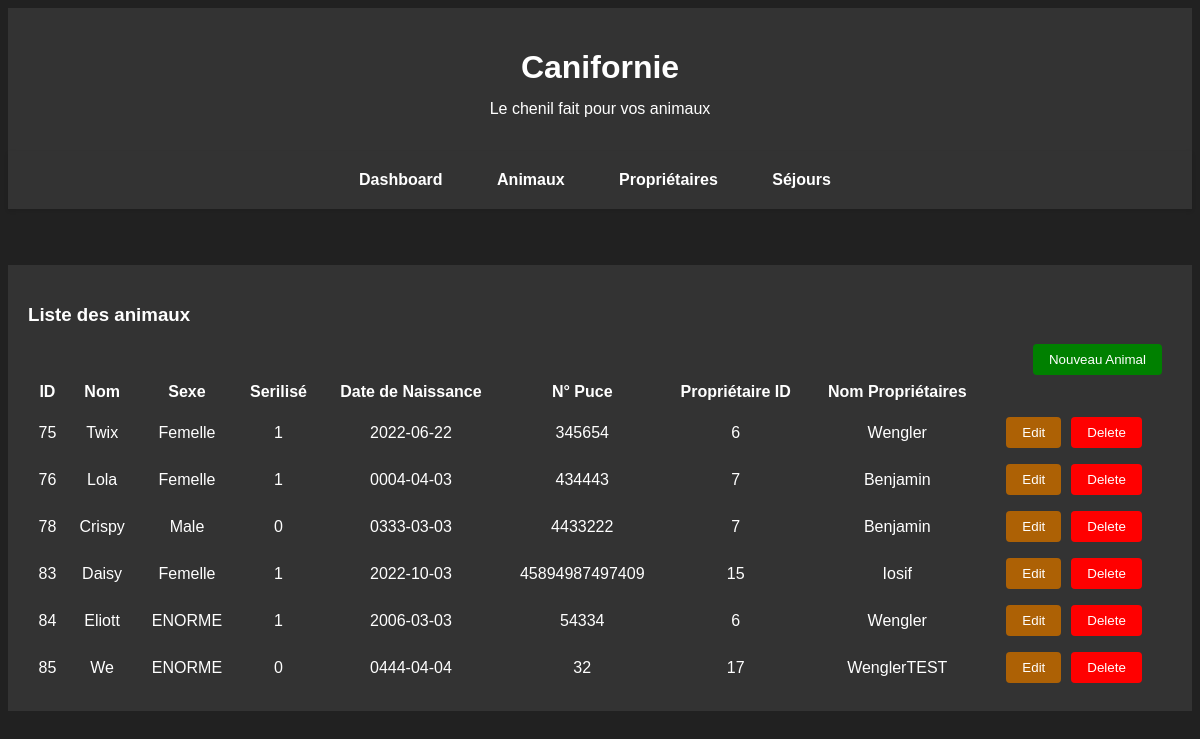
Before: / with the older database file.
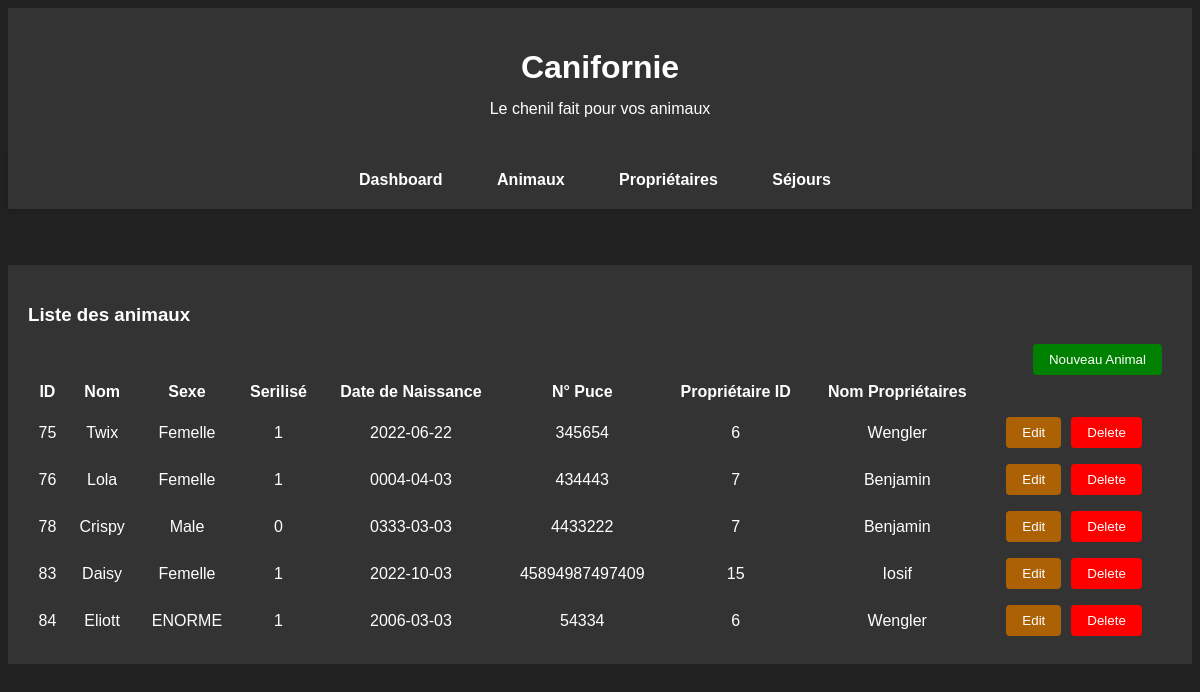
After: the same page with the newer database file.
### tables this page shows
CREATE TABLE IF NOT EXISTS `animaux` (
  `Id` int NOT NULL AUTO_INCREMENT,
  `Nom` varchar(50) DEFAULT NULL,
  `Sexe` varchar(10) DEFAULT NULL,
  `Sterilise` tinyint(1) DEFAULT NULL,
  `DateNaiss` date DEFAULT NULL,
  `NumeroId` varchar(20) DEFAULT NULL,
  `ProprietaireId` int NOT NULL,
  PRIMARY KEY (`Id`),
  KEY `ProprietaireId` (`ProprietaireId`)
);

CREATE TABLE IF NOT EXISTS `proprietaires` (
  `Id` int NOT NULL AUTO_INCREMENT,
  `Nom` varchar(50) DEFAULT NULL,
  `Prenom` varchar(50) DEFAULT NULL,
  `DateNaiss` date DEFAULT NULL,
  `Email` varchar(50) DEFAULT NULL,
  `Tel` varchar(20) DEFAULT NULL,
  PRIMARY KEY (`Id`)
);

### controllers/AnimalController.php (called while the page is built, shortened)
<?php
class AnimalController {
    public function index() {
        $animaux = Animal::all();
        include '../views/animaux/A_list.php';
    }
}

### router.php (called while the page is built, shortened)
<?php
class Router {
    private $data;
    private $action = false;
    private $id = false;
    public function __construct ($url) {
        $this->post = $_POST;
        $this->get = $_GET;
        $this->data = count($this->post) ? $this->post : $this->get;
        $this->run();
    }
    private function detect_action () {
        return $this->action = "index";
    }
    private function run () {
        $this->controller = new $this->controller();
        return $this->controller->{$this->action}($this->id, $this->data);
    }
}

### public/index.php (called while the page is built, shortened)
<?php
$router = new Router($_SERVER["REQUEST_URI"]);

### models/dao/DAO.php (called while the page is built, shortened)
<?php
abstract class DAO {
    protected $table;
    public function __construct ($table) {
        $this->table = $table;
    }
    public function connect () {
        $this->db = new PDO('mysql:host=localhost;dbname=canifornie', 'root', '');
        $this->db->setAttribute(PDO::ATTR_ERRMODE, PDO::ERRMODE_EXCEPTION);
    }
    public function fetch ($id) {
        $statement = $this->db->prepare("SELECT * FROM {$this->table} WHERE id = ?");
        try {
            $statement->execute([$id]);
            $result = $statement->fetch(PDO::FETCH_ASSOC);
            if ($result) {
                return $this->create($result);
            }
            return false;
        } catch (PDOException $exception) {
            var_dump($exception);
        }
    }
    public function fetch_all() {
        $statement = $this->db->prepare("SELECT * FROM {$this->table}");
        try {
            $statement->execute();
            $results = $statement->fetchAll(PDO::FETCH_ASSOC);
            if ($results) {
                $list = array();
                foreach($results as $result) {
                    array_push($list, $this->create($result));
                }
                return $list;
            }
            return false;
        } catch (PDOException $exception) {
            var_dump($exception);
        }
    }
}

### models/entities/Entity.php (called while the page is built, shortened)
<?php
abstract class Entity {
    public function __get ($prop) {
        if (property_exists($this, $prop)) {
            return $this->$prop;
        }
    }
    public static function all () {
        return (new static::$dao)->fetch_all();
    }
}

### models/dao/AnimalDAO.php (called while the page is built, shortened)
<?php
class AnimalDAO extends DAO {
    public function create($data) {
        return new Animal(
            $data["Nom"] ?? false,
            $data["Sexe"] ?? false,
            $data["Sterilise"] ?? false,
            $data["DateNaiss"] ?? false,
            $data["NumeroId"] ?? false,
            $data["ProprietaireId"] ?? false,
            $data["Id"] ?? false
        );
    }
}

### models/entities/Animal.php (called while the page is built, shortened)
<?php
class Animal extends Entity {
    public function __construct($nom, $sexe, $sterilise, $datenaiss, $numeroid, $proprietaireid, $id = false) {
        $this->nom = $nom;
        $this->sexe = $sexe;
        $this->sterilise = $sterilise;
        $this->datenaiss = $datenaiss;
        $this->numeroid = $numeroid;
        $this->proprietaireid = $proprietaireid;
        $this->id = $id;
    }
}

### models/dao/ProprietaireDAO.php (called while the page is built, shortened)
<?php
class ProprietaireDAO extends DAO {
public function create ($data) {
    return new Proprietaire(
        $data["Nom"] ?? false,
        $data["Prenom"] ?? false,
        $data["DateNaiss"] ?? false,
        $data["Email"] ?? false,
        $data["Tel"] ?? false,
        $data["Id"] ?? false
    );
}
}

### models/entities/Proprietaire.php (called while the page is built, shortened)
<?php
class Proprietaire extends Entity {
    public function __construct( $nom, $prenom, $datenaiss, $email, $tel, $id = false) {
        $this->nom = $nom;
    }
}

### views/animaux/A_list.php (the view)
<?php include('../views/layout/top.php'); ?>
<h3>Liste des animaux</h3>
<button class="xhr animal create">Nouveau Animal</button>
<br>
<table>
    <thead>
        <tr>
            <th>ID</th>
            <th>Nom</th>
            <th>Sexe</th>
            <th>Serilisé</th>
            <th>Date de Naissance</th>
            <th>N° Puce</th>
            <th>Propriétaire ID</th>
            <th>Nom Propriétaires</th>
        </tr>
    </thead>
    <tbody>
        <?php foreach($animaux as $animal): ?>
            <tr>
                <td><?= $animal->id; ?></td>
                <td><?= $animal->nom; ?></td>
                <td><?= $animal -> sexe; ?></td>
                <td><?= $animal -> sterilise; ?></td>
                <td><?= $animal -> datenaiss; ?></td>
                <td><?= $animal -> numeroid; ?></td>
                <td><?= $animal -> proprietaireid; ?></td>
                <td>
                <?php
                $proprietaireDAO = new ProprietaireDAO();
                $proprietaire = $proprietaireDAO->fetch($animal->proprietaireid);
                echo $proprietaire->nom;
                ?>
            </td>
                <td><button class="xhr animal edit" _id="<?= $animal->id; ?>">Edit</button><button class="xhr animal delete" _id="<?= $animal->id; ?>">Delete</button></td>
            </tr>
        <?php endforeach; ?>
    </tbody>
</table>
<?php include('../views/layout/bottom.php'); ?>

### views/layout/top.php (shortened to what this page needs)
<!DOCTYPE html>
<html lang="en">
    <head>
        <link rel="stylesheet" href="\css\styles.css">
    </head>
    <body>
        <header id="header">
            <h1>Canifornie</h1>
            <h2>Le chenil fait pour vos animaux</h2>
        </header>
        <nav id="main-nav">
            <a href="dashboard">Dashboard</a>
            <a href="animaux">Animaux</a>
            <a href="proprietaires">Propriétaires</a>
            <a href="sejours">Séjours</a>
        </nav>
        <br><br>
        <div class="content" id="main-content">

### views/layout/bottom.php (shortened to what this page needs)
</div>
    </body>
</html>

### public/css/styles.css (style rules this page uses)
body { font-family: Arial, sans-serif; background-color: #212121; color: #fff; }
#header { background-color: #333; color: #fff; padding: 20px; text-align: center; }
#header h1 { font-size: 32px; margin-bottom: 10px; }
#header h2 { font-size: 16px; font-weight: normal; }
#main-nav { background-color: #333; padding: 10px 20px; margin-bottom: 20px; box-shadow: 0 2px 4px rgba(0, 0, 0, 0.1); text-align: center; }
#main-nav a { display: inline-block; padding: 10px 20px; margin-right: 10px; color: #fff; font-weight: bold; transition: background-color 0.3s ease; text-decoration: none; }
.content { background-color: #333; padding: 20px; }
table { width: 100%; border-collapse: collapse; }
table th, table td { padding: 8px; border: 1px solid #555; }
button.xhr { padding: 8px 16px; margin-right: 10px; background-color: #555; color: #fff; border: none; border-radius: 4px; cursor: pointer; transition: background-color 0.3s ease; }
button.delete { background-color: red; }
button.edit { background-color: rgb(173, 97, 5); }
button.create { background-color: green; float: inline-end; }
table { border-collapse: collapse; margin: 0 auto; }
table th, table td { text-align: center; padding: 8px; border: none; background-color: transparent; color: #fff; white-space: nowrap; }

Changed rows visible on the page:
removed animaux: Id "85", Nom "We", Sexe "ENORME", Sterilise "0", DateNaiss "0444-04-04", NumeroId "32", ProprietaireId "17", ProprietaireId.Nom "WenglerTEST"
